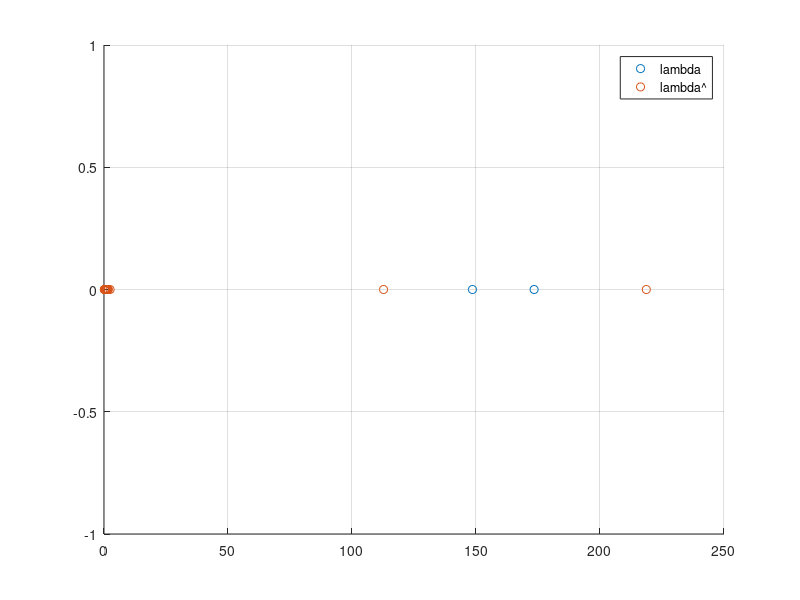

This chart was generated by the following MATLAB code: (Note: this script raises an error after producing the figure.)
n = 16;
dlambda = 0.5;
num_tgt = 2;
ang1 = -10;
ang2 = 10;
valid = 1;
theta1 = deg2rad(ang1);
theta2 = deg2rad(ang2);
v = 10;
v1=v;v2=v;
sigma = 1;
l = 30;
rng default;
malt = zeros(n);
angs = deg2rad(-30:0.1:30);
total = 100;
ltheta1 = zeros([total, 1]);
ltheta2 = zeros([total, 1]);
threshold = 40;
y = zeros([length(angs), 1]);

for q = 1:total
    disp(q);
    for i = 1:l
        a1 = (v1 / 2)^0.5 * (normrnd(0,sigma)+normrnd(0,sigma)*1j);
        a2 = (v2 / 2)^0.5 * (normrnd(0,sigma)+normrnd(0,sigma)*1j);
        s1 = exp(1j*2*3.14*dlambda *((1:n)-1)' * sin(theta1));
        s2 = exp(1j*2*3.14*dlambda *((1:n)-1)' * sin(theta2));
        z = sigma*(1 / 2)^0.5 * (normrnd(0, 1, [n, 1]) + normrnd(0, 1, [n, 1])*1j);
        x = a1 * s1 + a2 * s2 + z;
        m = sigma^2 * (eye(n) + v1 * (s1 * s1') + v2 * (s2 * s2'));
        e = eig(m);
        malt = malt + x * x';
        if (i == 1 && q==1)
           figure
           scatter(e, zeros(size(e)), 'ro')
           hold on;
           grid on
        end

    end
    malt = malt / l;
    ealt = eig(malt);
    if (q==1)
        scatter((ealt), zeros(size(ealt)), 'bx')
        legend('lambda', 'lambda^');
        hold off
    end

    ytest = zeros([length(angs), 1]);
    for k = 1:length(angs)
        angi = angs(k);
        wn = (1/ n^0.5) * exp(1j*2*3.14*dlambda *((1:n)-1)' * sin(angi));
        y(k) =  y(k) + wn' * malt * wn;
        ytest(k) = wn' * malt * wn;
    end

    ytest(real(ytest)<threshold)=0;
    [~,rtheta]=findpeaks(real(ytest), rad2deg(angs));

    if (valid == 1)
        ltheta1(q) = rtheta(1);
        ltheta2(q) = rtheta(2);
    end
end
y = y / total;
figure;
plot(rad2deg(angs), y, 'bx-');
title('Fourier')
grid on;

fouriernorm = y ./ max(y);

meantheta1 = mean(transpose(ltheta1));
meantheta2 = mean(transpose(ltheta2));

sigmasqrtheta1 = 1/(total-1) * sum((ltheta1-meantheta1).^2);
sigmasqrtheta2 = 1/(total-1) * sum((ltheta2-meantheta2).^2);
